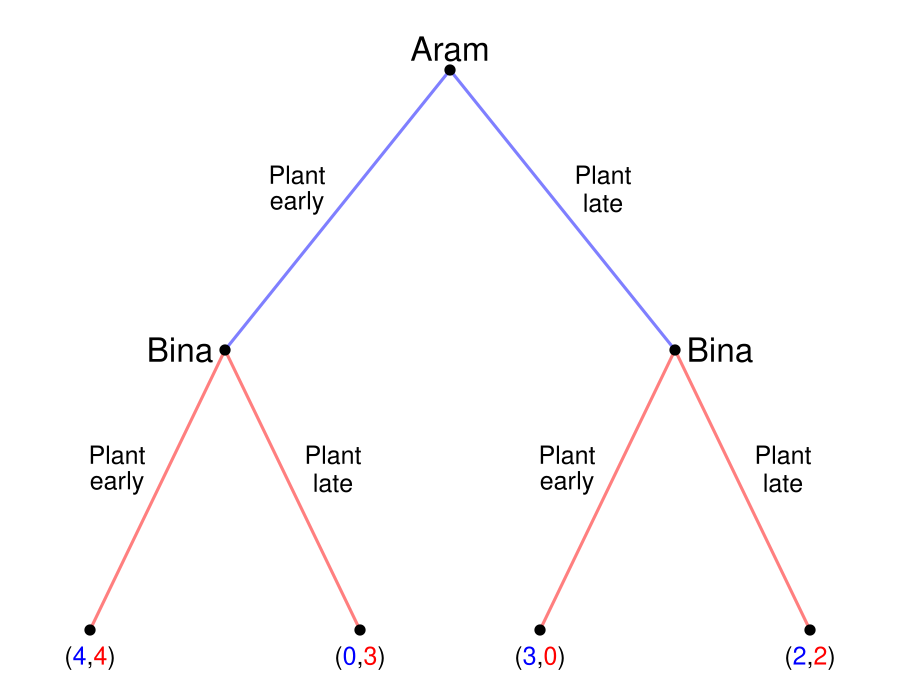

Recreate this plot in R.
require(shape)
pdf(file = "people/sequential_palanpur.pdf", width = 9, height = 7)

#Set parameters for graphics
axislabelsize <- 1.5
labelsize <- 2
actionlabelsize <- 1.5
graphlinewidth <- 3
segmentlinewidth <- 2
nodesize <- 1.5

COL <- c("#7fc97f", "#beaed4", "#fdc086", "#ffff99", "#386cb0", "#f0027f", "#bf5b17", "#666666")
COLA <- c("#99d8c9","#66c2a4","#41ae76", "#238b45", "#005824")
COLB <- c("#4eb3d3", "#2b8cbe", "#0868ac","#084081")

par(mar =  c(0, 0, 0, 0))

xlims <- c(0, 10)
ylims <- c(0, 10)

npts <- 501 
x <- seq(xlims[1], xlims[2], length.out = npts)
y <- seq(ylims[1], ylims[2], length.out = npts) 

plot(0, 0, xlim = xlims, ylim = ylims, type = "n",
     xlab = expression(paste("")),
     ylab = expression(paste("")), 
     xaxt = "n", 
     yaxt = "n", 
     cex.lab = axislabelsize, 
     bty = "n",
     xaxs="i", 
     yaxs="i")

ticksy <- seq(from = 0, to = ylims[2], by = 2)
ylabels <- seq(from = 0, to = ylims[2], by = 2)
ticksx <- seq(from = 0, to = xlims[2], by = 2)
xlabels <- seq(from = 0, to = xlims[2], by = 2)

#Branches for Aram
#Fish 10
segments(5, 9, 2.5, 5, lty = 1, col = rgb(0, 0, 1, 0.5), lwd = graphlinewidth)
#Fish 12
segments(5, 9, 7.5, 5, lty = 1, col = rgb(0, 0, 1, 0.5), lwd = graphlinewidth)

#Branches for Bina
#From Aram Fishing 10
#Bina fishes 10
segments(2.5, 5, 1, 1, lty = 1, col = rgb(1, 0, 0, 0.5), lwd = graphlinewidth)
#Bina fishes 12
segments(2.5, 5, 4, 1, lty = 1, col = rgb(1, 0, 0, 0.5), lwd = graphlinewidth)

#From Aram fishing 12
#Bina fishes 10
segments(7.5, 5, 6, 1, lty = 1, col = rgb(1, 0, 0, 0.5), lwd = graphlinewidth)


#Bina fishes 12
segments(7.5, 5, 9, 1, lty = 1, col = rgb(1, 0, 0, 0.5), lwd = graphlinewidth)

#Initial node
points(5, 9, pch = 16, col = "black", cex = nodesize)

#P1 Nodes
points(2.5, 5, pch = 16, col = "black", cex = nodesize)
points(7.5, 5, pch = 16, col = "black", cex = nodesize)

#P2 Terminal Nodes
points(1, 1, pch = 16, col = "black", cex = nodesize)
points(4, 1, pch = 16, col = "black", cex = nodesize)
points(6, 1, pch = 16, col = "black", cex = nodesize)
points(9, 1, pch = 16, col = "black", cex = nodesize)

text(5, 9.3, expression(paste("Aram")), cex = labelsize)

text(3.3, 7.5, expression(paste("Plant")), cex = actionlabelsize)
text(3.3, 7.1, expression(paste("early")), cex = actionlabelsize)
text(6.7, 7.5, expression(paste("Plant")), cex = actionlabelsize)
text(6.7, 7.1, expression(paste("late")), cex = actionlabelsize)


text(2, 5, expression(paste("Bina")), cex = labelsize)
text(1.3, 3.5, expression(paste("Plant")), cex = actionlabelsize)
text(1.3, 3.1, expression(paste("early")), cex = actionlabelsize)
text(3.7, 3.5, expression(paste("Plant")), cex = actionlabelsize)
text(3.7, 3.1, expression(paste("late")), cex = actionlabelsize)


text(8, 5, expression(paste("Bina")), cex = labelsize)
text(6.3, 3.5, expression(paste("Plant")), cex = actionlabelsize)
text(6.3, 3.1, expression(paste("early")), cex = actionlabelsize)
text(8.7, 3.5, expression(paste("Plant")), cex = actionlabelsize)
text(8.7, 3.1, expression(paste("late")), cex = actionlabelsize)

#Payoffs 

text(1, .6, expression("(" * phantom("4") * "," * phantom("4") * ")"), cex = actionlabelsize)
text(1, .6, expression(phantom("(") * "4" * phantom(",") * phantom("4") * phantom(")")), col = rgb(0, 0, 1, 1),  cex = actionlabelsize)
text(1, .6, expression(phantom("(") * phantom("4") * phantom(",") * "4" * phantom(")")), col = rgb(1, 0, 0, 1), cex = actionlabelsize)

text(4, .6, expression("(" * phantom("0") * "," * phantom("3") * ")"), cex = actionlabelsize)
text(4, .6, expression(phantom("(") * "0" * phantom(",") * phantom("3") * phantom(")")), col = rgb(0, 0, 1, 1),  cex = actionlabelsize)
text(4, .6, expression(phantom("(") * phantom("0") * phantom(",") * "3" * phantom(")")), col = rgb(1, 0, 0, 1), cex = actionlabelsize)

text(6, .6, expression("(" * phantom("3") * "," * phantom("0") * ")"), cex = actionlabelsize)
text(6, .6, expression(phantom("(") * "3" * phantom(",") * phantom("0") * phantom(")")), col = rgb(0, 0, 1, 1),  cex = actionlabelsize)
text(6, .6, expression(phantom("(") * phantom("3") * phantom(",") * "0" * phantom(")")), col = rgb(1, 0, 0, 1), cex = actionlabelsize)

text(9, .6, expression("(" * phantom("2") * "," * phantom("2") * ")"), cex = actionlabelsize)
text(9, .6, expression(phantom("(") * "2" * phantom(",") * phantom("2") * phantom(")")), col = rgb(0, 0, 1, 1),  cex = actionlabelsize)
text(9, .6, expression(phantom("(") * phantom("2") * phantom(",") * "2" * phantom(")")), col = rgb(1, 0, 0, 1), cex = actionlabelsize)

dev.off()
